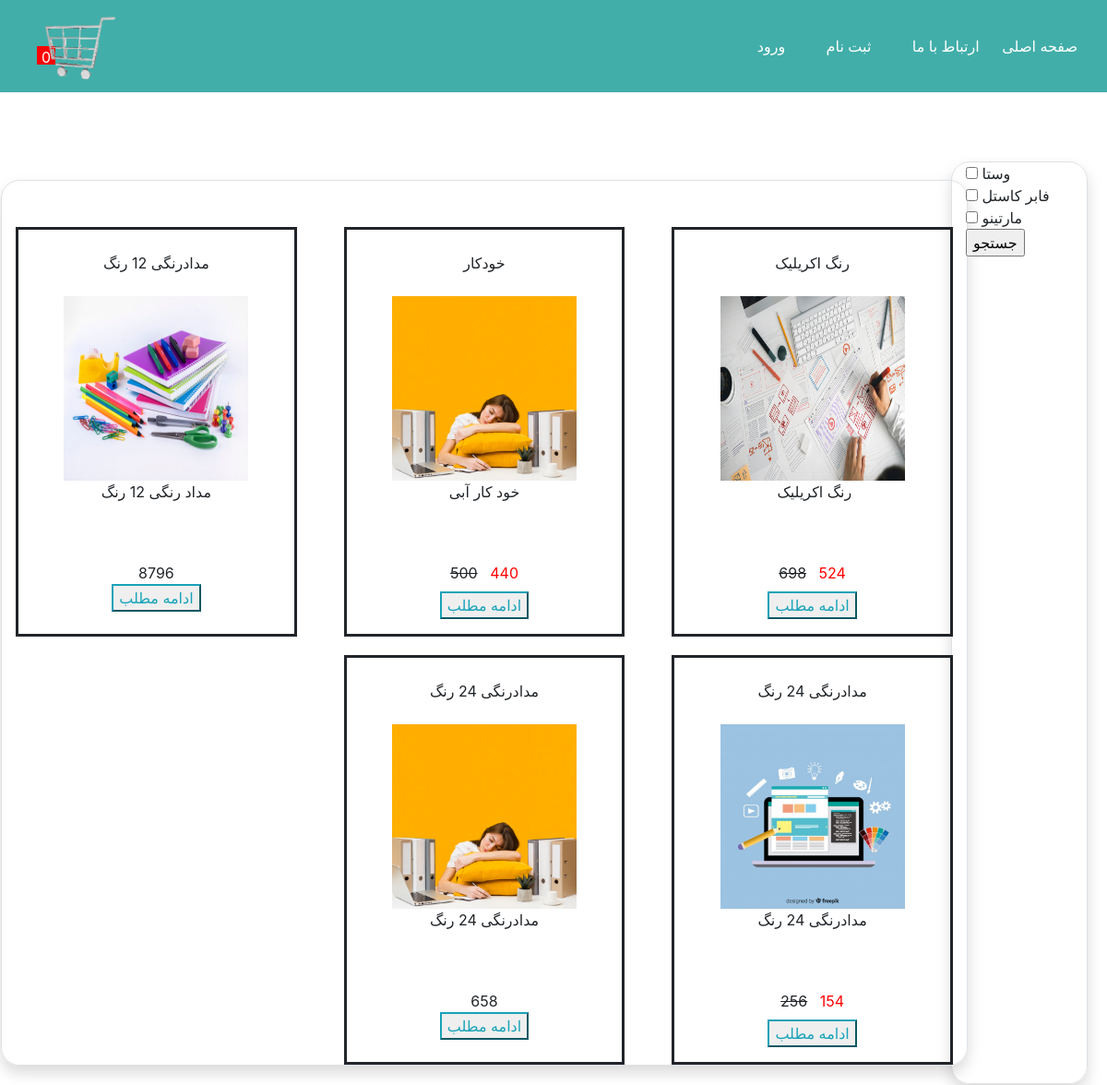
Screenshot of /list/لوازم تحریر with the database file from the repository.
### app/models.py (models this page shows, shortened)
class Book(models.Model):
    name=models.CharField(max_length=150)
    description=RichTextUploadingField()
    brand=models.CharField(max_length=150)
    date=models.DateField()
    file=models.FileField(upload_to='MyFile/',blank=True,null=True)
    catogery=models.ForeignKey(to='Category',to_field='name',on_delete=models.CASCADE,blank=True,null=True)
    price=models.IntegerField(blank=True,null=True)
    takhfif=models.IntegerField(blank=True,null=True)
    image=models.ImageField(upload_to='image/',blank=True,null=True)

### app/views.py (the view)
# urls.py: path('list/<name>',views.BookList.as_view(template_name='book_list.html'),name='myList'),
class BookList(ListView):
    def get(self, request, name):
     queryset = Book.objects.filter(catogery=name)
     number = numberOfSell(request)
     variable=0
     CheckQuery = Book.objects.filter(catogery=name).values_list('brand',flat=True).distinct()
     return render(request,self.template_name,context={'query':queryset,'num':number,'i':variable,'check':CheckQuery})

### app/views.py (called while the page is built)
def numberOfSell(request):
    reserveOfmySelf=Reserve.objects.filter(user=request.user.username,sell=False).count()
    return (reserveOfmySelf)

### templates/book_list.html (shortened to what this page needs)
{% extends 'base.html' %}
{% load mathfilters %}
 {% block test %}
        <td width="150px" style="padding-top: 75px" valign="top" >
<div  style="margin-right:20px;border-radius: 20px;height:1000px" class="shadow border container">
<form action="{% url 'myApp:check' %}" method="post">
{% for ch in check %}
    {{ ch }}
    <input type="checkbox" value="{{ ch }}" name="brands">
    <br>
    {% endfor %}
<input type="submit" value="جستجو">
</form>
</div>
        </td>
        {% endblock %}
{% block content %}
    <br>
<div class="shadow border container div1">
<div class="gridDiv">
        {% for b in query %}
    <div style="border: solid;text-align: center ">
              <br>
{{ b.name }}
    <br>
         <br>
           <img src="{{ b.image.url }}" width="200" height="200">
            <br>
                 {{ b.description|safe|truncatechars_html:100 }}
     <br>
         <br>
                {% if b.takhfif == null %}
                {{ b.price }}
                    {% else %}
                    <label style="color: red"> {{b.price | mul:b.takhfif | div:100 |sub:b.price |mul:-1 |floatformat:'0' }}
                          </label>
                    <del>{{b.price }}</del>
                {% endif %}
                <br>
        <a href="{% url 'myApp:detail' name=b.name brand=b.brand  %} ">     <button class="btn-outline-info">
                       ادامه مطلب
                   </button></a>
    </div>
        {% endfor %}
</div>
</div>
{% endblock %}

### app/static/css/myCss.css (style rules this page uses)
.div1 { border-radius:20px; padding-top: 50px; margin-top: 50px; }
.gridDiv { display: grid; grid-template-columns: repeat(3, 30%); grid-row-gap: 20px; justify-content: space-between; }

### rows the page displays
Book: name "رنگ اکریلیک", image (picture), description "رنگ اکریلیک", price|mul "524", price "698"
Book: name "خودکار", image (picture), description "خود کار آبی", price|mul "440", price "500"
Book: name "مدادرنگی 12 رنگ", image (picture), description "مداد رنگی 12 رنگ", price "8796"
Book: name "مدادرنگی 24 رنگ", image (picture), description "مدادرنگی 24 رنگ", price|mul "154", price "256"
Book: name "مدادرنگی 24 رنگ", image (picture), description "مدادرنگی 24 رنگ", price "658"

### other values shown
{{ ch }} "وستا" "فابر کاستل" "مارتینو"
